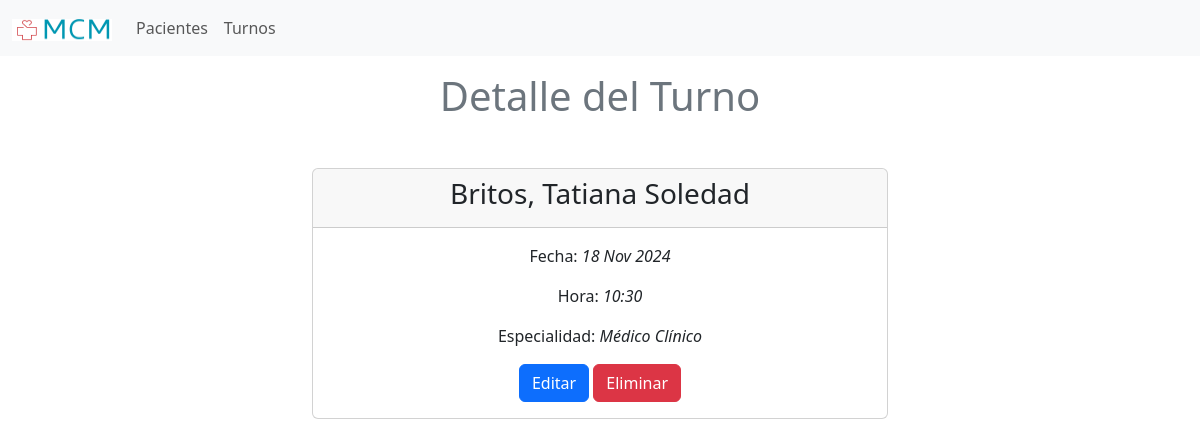
/turnos/detalle-turno/1/, run on the app's committed database.
### turno/models.py (models this page shows, shortened)
class Turno(models.Model):
    paciente = models.ForeignKey(Paciente, on_delete=models.CASCADE, related_name='turnos')
    especialidad = models.ForeignKey(Especialidad, on_delete=models.CASCADE)
    fecha = models.DateField()
    hora = models.TimeField()
    class Meta:
        verbose_name = 'Turno'
        verbose_name_plural = 'Turnos'
        ordering = ['fecha', 'hora']
        constraints = [
            models.UniqueConstraint(
                fields=['fecha', 'hora', 'especialidad'],
                name='unique_fecha_hora_especialidad'
            )
        ]
    objects = TurnoManager()

class Paciente(models.Model):
    SEXO = {
        'H': 'Hombre',
        'M': 'Mujer',
    }
    nombre = models.CharField(max_length=50)
    apellido = models.CharField(max_length=30)
    sexo = models.CharField(max_length=1, choices=SEXO, default='H')
    dni = models.CharField(max_length=10, unique=True)
    edad = models.IntegerField()
    h_clinica = models.CharField('Historia Clínica', max_length=20, unique=True)
    class Meta:
        verbose_name = 'Paciente'
        verbose_name_plural = 'Pacientes'
        ordering = ['apellido', 'nombre']
    objects = PacienteManager()
    def __str__(self):
        return f'{self.apellido}, {self.nombre}'

class Especialidad(models.Model):
    nombre = models.CharField(max_length=30)
    class Meta:
        verbose_name = 'Especialidad'
        verbose_name_plural = 'Especialidades'
    def __str__(self):
        return self.nombre

### turno/views.py (the view)
# urls.py: path('detalle-turno/<pk>/', views.DetalleTurno.as_view(), name='detalle_turno'),
class DetalleTurno(DetailView):
    model = Turno
    template_name = "turno/detalle_turno.html"
    context_object_name = 'turno'

### turno/templates/turno/detalle_turno.html (shortened to what this page needs)
{% extends 'turno/base.html' %}
{% block content %}
<h1 class="fs-1 text-center text-secondary mt-3 mb-5">Detalle del Turno</h1>
<div class="container-fluid">
    <div class="row justify-content-center">
        <div class="col-10 col-sm-8 col-md-6">
            <div class="card" style="width: 100%;">
                    <div class="card-header text-center">
                        <h3 class="card-title">{{ turno.paciente }}</h3>
                    </div>
                <div class="card-body text-center">
                    <p class="card-text">Fecha: <em>{{turno.fecha|date:'d M Y'}}</em></p>
                    <p class="card-text">Hora: <em>{{turno.hora}}</em></p>
                    <p class="card-text">Especialidad: <em>{{turno.especialidad}}</em></p>
                    <a href="{% url 'turno:editar_turno' turno.id %}" class="btn btn-primary">Editar</a>
                    <a href="{% url 'turno:eliminar_turno' turno.id %}" class="btn btn-danger">Eliminar</a>
                </div>
            </div>
        </div>
    </div>
</div>
{% endblock content %}

### data on the page
Turno: paciente "Britos, Tatiana Soledad", fecha "18 Nov 2024", hora "10:30", especialidad "Médico Clínico"
